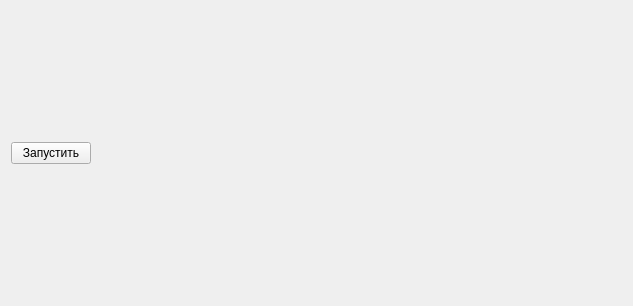
<?xml version="1.0" encoding="UTF-8"?>
<ui version="4.0">
 <class>Form</class>
 <widget class="QWidget" name="Form">
  <property name="geometry">
   <rect>
    <x>0</x>
    <y>0</y>
    <width>633</width>
    <height>306</height>
   </rect>
  </property>
  <property name="windowTitle">
   <string>Прогон по мощности</string>
  </property>
  <layout class="QVBoxLayout" name="verticalLayout">
   <item>
    <layout class="QHBoxLayout" name="horizontalLayout">
     <item>
      <widget class="QPushButton" name="btnPowSweep">
       <property name="text">
        <string>Запустить</string>
       </property>
      </widget>
     </item>
     <item>
      <spacer name="horizontalSpacer">
       <property name="orientation">
        <enum>Qt::Horizontal</enum>
       </property>
       <property name="sizeHint" stdset="0">
        <size>
         <width>40</width>
         <height>20</height>
        </size>
       </property>
      </spacer>
     </item>
    </layout>
   </item>
  </layout>
 </widget>
 <resources/>
 <connections/>
</ui>
